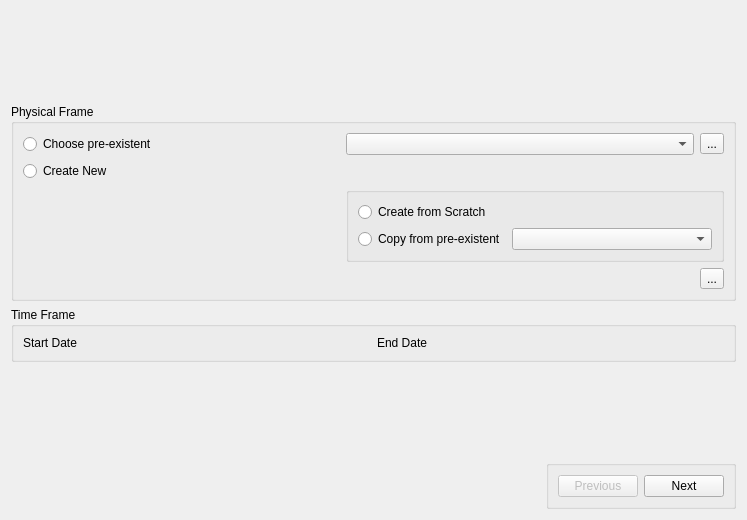
<?xml version="1.0" encoding="UTF-8"?>
<ui version="4.0">
 <class>frmframe</class>
 <widget class="QWidget" name="frmframe">
  <property name="geometry">
   <rect>
    <x>0</x>
    <y>0</y>
    <width>747</width>
    <height>520</height>
   </rect>
  </property>
  <property name="windowTitle">
   <string>Form</string>
  </property>
  <layout class="QGridLayout" name="gridLayout_3">
   <item row="1" column="0" colspan="2">
    <widget class="QGroupBox" name="groupPhysical">
     <property name="title">
      <string>Physical Frame</string>
     </property>
     <layout class="QGridLayout" name="gridLayout_2">
      <item row="0" column="0">
       <widget class="QRadioButton" name="radioPreExistent">
        <property name="text">
         <string>Choose pre-existent</string>
        </property>
       </widget>
      </item>
      <item row="0" column="1">
       <widget class="QComboBox" name="cmbPrexistent"/>
      </item>
      <item row="0" column="2">
       <widget class="QToolButton" name="toolView">
        <property name="text">
         <string>...</string>
        </property>
       </widget>
      </item>
      <item row="1" column="0">
       <widget class="QRadioButton" name="radioNew">
        <property name="text">
         <string>Create New</string>
        </property>
       </widget>
      </item>
      <item row="2" column="1" colspan="2">
       <widget class="QGroupBox" name="groupNew">
        <property name="title">
         <string/>
        </property>
        <layout class="QGridLayout" name="gridLayout">
         <item row="0" column="0">
          <widget class="QRadioButton" name="radioCreate">
           <property name="text">
            <string>Create from Scratch</string>
           </property>
          </widget>
         </item>
         <item row="0" column="1">
          <spacer name="horizontalSpacer_2">
           <property name="orientation">
            <enum>Qt::Horizontal</enum>
           </property>
           <property name="sizeHint" stdset="0">
            <size>
             <width>200</width>
             <height>20</height>
            </size>
           </property>
          </spacer>
         </item>
         <item row="1" column="0">
          <widget class="QRadioButton" name="radioCopy">
           <property name="text">
            <string>Copy from pre-existent</string>
           </property>
          </widget>
         </item>
         <item row="1" column="1">
          <widget class="QComboBox" name="cmbCopy"/>
         </item>
        </layout>
       </widget>
      </item>
      <item row="3" column="2">
       <widget class="QToolButton" name="toolEdit">
        <property name="text">
         <string>...</string>
        </property>
       </widget>
      </item>
      <item row="2" column="0">
       <spacer name="horizontalSpacer">
        <property name="orientation">
         <enum>Qt::Horizontal</enum>
        </property>
        <property name="sizeHint" stdset="0">
         <size>
          <width>40</width>
          <height>20</height>
         </size>
        </property>
       </spacer>
      </item>
     </layout>
    </widget>
   </item>
   <item row="2" column="0" colspan="2">
    <widget class="QGroupBox" name="groupTime">
     <property name="title">
      <string>Time Frame</string>
     </property>
     <layout class="QHBoxLayout" name="horizontalLayout">
      <item>
       <widget class="QLabel" name="label">
        <property name="text">
         <string>Start Date</string>
        </property>
       </widget>
      </item>
      <item>
       <widget class="QLabel" name="label_2">
        <property name="text">
         <string>End Date</string>
        </property>
       </widget>
      </item>
     </layout>
    </widget>
   </item>
   <item row="4" column="0">
    <spacer name="horizontalSpacer_3">
     <property name="orientation">
      <enum>Qt::Horizontal</enum>
     </property>
     <property name="sizeHint" stdset="0">
      <size>
       <width>542</width>
       <height>45</height>
      </size>
     </property>
    </spacer>
   </item>
   <item row="4" column="1">
    <widget class="QGroupBox" name="groupBackNext">
     <property name="sizePolicy">
      <sizepolicy hsizetype="Preferred" vsizetype="Fixed">
       <horstretch>0</horstretch>
       <verstretch>0</verstretch>
      </sizepolicy>
     </property>
     <property name="title">
      <string/>
     </property>
     <layout class="QFormLayout" name="formLayout">
      <item row="1" column="0">
       <widget class="QPushButton" name="pushPrevious">
        <property name="enabled">
         <bool>false</bool>
        </property>
        <property name="text">
         <string>Previous</string>
        </property>
        <property name="icon">
         <iconset resource="app_new.qrc">
          <normaloff>:/app_new/back.png</normaloff>:/app_new/back.png</iconset>
        </property>
       </widget>
      </item>
      <item row="1" column="1">
       <widget class="QPushButton" name="pushNext">
        <property name="text">
         <string>Next</string>
        </property>
        <property name="icon">
         <iconset resource="app_new.qrc">
          <normaloff>:/app_new/forward.png</normaloff>:/app_new/forward.png</iconset>
        </property>
       </widget>
      </item>
     </layout>
    </widget>
   </item>
   <item row="0" column="0">
    <spacer name="verticalSpacer">
     <property name="orientation">
      <enum>Qt::Vertical</enum>
     </property>
     <property name="sizeHint" stdset="0">
      <size>
       <width>20</width>
       <height>40</height>
      </size>
     </property>
    </spacer>
   </item>
   <item row="3" column="1">
    <spacer name="verticalSpacer_2">
     <property name="orientation">
      <enum>Qt::Vertical</enum>
     </property>
     <property name="sizeHint" stdset="0">
      <size>
       <width>20</width>
       <height>40</height>
      </size>
     </property>
    </spacer>
   </item>
  </layout>
 </widget>
 <tabstops>
  <tabstop>radioPreExistent</tabstop>
  <tabstop>cmbPrexistent</tabstop>
  <tabstop>toolView</tabstop>
  <tabstop>radioNew</tabstop>
  <tabstop>radioCreate</tabstop>
  <tabstop>radioCopy</tabstop>
  <tabstop>cmbCopy</tabstop>
  <tabstop>toolEdit</tabstop>
  <tabstop>pushPrevious</tabstop>
  <tabstop>pushNext</tabstop>
 </tabstops>
 <resources>
  <include location="app_new.qrc"/>
 </resources>
 <connections>
  <connection>
   <sender>radioPreExistent</sender>
   <signal>clicked()</signal>
   <receiver>frmframe</receiver>
   <slot>onChoosePreExistent()</slot>
   <hints>
    <hint type="sourcelabel">
     <x>188</x>
     <y>147</y>
    </hint>
    <hint type="destinationlabel">
     <x>373</x>
     <y>259</y>
    </hint>
   </hints>
  </connection>
  <connection>
   <sender>radioNew</sender>
   <signal>clicked()</signal>
   <receiver>frmframe</receiver>
   <slot>onCreateNew()</slot>
   <hints>
    <hint type="sourcelabel">
     <x>188</x>
     <y>172</y>
    </hint>
    <hint type="destinationlabel">
     <x>373</x>
     <y>259</y>
    </hint>
   </hints>
  </connection>
 </connections>
 <slots>
  <slot>onChoosePreExistent()</slot>
  <slot>onCreateNew()</slot>
 </slots>
</ui>
